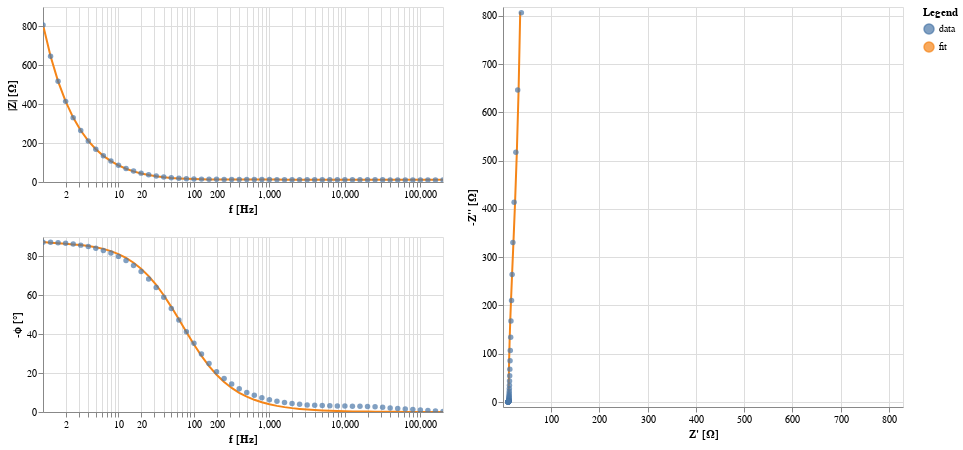

Here is the notebook cell this chart was saved with:
### Code cell
import matplotlib.pyplot as plt

circuit.plot(f_data=frequencies, Z_data=Z)
#circuit.plot(f_data=frequencies, Z_data=Z, kind='bode')
#circuit.plot(f_data=frequencies, Z_data=Z, kind='nyquist')

#plt.show()

### Figure 1 — Vega-Lite specification as saved in the notebook (floating-point values rounded to 4 significant figures)
{"config": {"view": {"continuousWidth": 300, "continuousHeight": 300}, "background": "#FFFFFF"}, "hconcat": [{"vconcat": [{"layer": [{"data": {"name": "data-3e5504fd2e9a25450445904b6e88e85e"}, "mark": {"type": "line"}, "encoding": {"color": {"field": "kind", "type": "nominal"}, "x": {"axis": {"title": "f [Hz]"}, "field": "f", "scale": {"nice": false, "type": "log"}, "type": "quantitative"}, "y": {"axis": {"title": "|Z| [Ω]"}, "field": "mag", "type": "quantitative"}}, "transform": [{"calculate": "sqrt(pow(datum.z_real,2) + pow(datum.z_imag,2))", "as": "mag"}, {"calculate": "-(180/PI)*atan(datum.z_imag/datum.z_real)", "as": "neg_phase"}]}, {"data": {"name": "data-4a82e47c0ecf91b1c3ada82b8cb7298b"}, "mark": {"type": "circle"}, "encoding": {"color": {"field": "kind", "type": "nominal"}, "size": {"condition": {"param": "param_43", "value": 80, "empty": false}, "value": 30}, "x": {"axis": {"title": "f [Hz]"}, "field": "f", "scale": {"nice": false, "type": "log"}, "type": "quantitative"}, "y": {"axis": {"title": "|Z| [Ω]"}, "field": "mag", "type": "quantitative"}}, "name": "view_43", "transform": [{"calculate": "sqrt(pow(datum.z_real,2) + pow(datum.z_imag,2))", "as": "mag"}, {"calculate": "-(180/PI)*atan(datum.z_imag/datum.z_real)", "as": "neg_phase"}]}], "height": 175.0, "width": 400}, {"layer": [{"data": {"name": "data-3e5504fd2e9a25450445904b6e88e85e"}, "mark": {"type": "line"}, "encoding": {"color": {"field": "kind", "type": "nominal"}, "x": {"axis": {"title": "f [Hz]"}, "field": "f", "scale": {"nice": false, "type": "log"}, "type": "quantitative"}, "y": {"axis": {"title": "-ϕ [°]"}, "field": "neg_phase", "type": "quantitative"}}, "transform": [{"calculate": "sqrt(pow(datum.z_real,2) + pow(datum.z_imag,2))", "as": "mag"}, {"calculate": "-(180/PI)*atan(datum.z_imag/datum.z_real)", "as": "neg_phase"}]}, {"data": {"name": "data-4a82e47c0ecf91b1c3ada82b8cb7298b"}, "mark": {"type": "circle"}, "encoding": {"color": {"field": "kind", "type": "nominal"}, "size": {"condition": {"param": "param_43", "value": 80, "empty": false}, "value": 30}, "x": {"axis": {"title": "f [Hz]"}, "field": "f", "scale": {"nice": false, "type": "log"}, "type": "quantitative"}, "y": {"axis": {"title": "-ϕ [°]"}, "field": "neg_phase", "type": "quantitative"}}, "name": "view_44", "transform": [{"calculate": "sqrt(pow(datum.z_real,2) + pow(datum.z_imag,2))", "as": "mag"}, {"calculate": "-(180/PI)*atan(datum.z_imag/datum.z_real)", "as": "neg_phase"}]}], "height": 175.0, "width": 400}]}, {"layer": [{"data": {"name": "data-3e5504fd2e9a25450445904b6e88e85e"}, "mark": {"type": "line"}, "encoding": {"color": {"field": "kind", "type": "nominal"}, "x": {"axis": {"title": "Z' [Ω]"}, "field": "z_real", "scale": {"domain": [10.75, 818.8], "nice": false, "padding": 5}, "type": "quantitative"}, "y": {"axis": {"title": "-Z'' [Ω]"}, "field": "neg_z_imag", "scale": {"domain": [0.004234, 808.0], "nice": false, "padding": 5}, "type": "quantitative"}}, "transform": [{"calculate": "-datum.z_imag", "as": "neg_z_imag"}]}, {"data": {"name": "data-4a82e47c0ecf91b1c3ada82b8cb7298b"}, "mark": {"type": "circle"}, "encoding": {"color": {"field": "kind", "legend": {"title": "Legend"}, "type": "nominal"}, "size": {"condition": {"param": "param_43", "value": 80, "empty": false}, "value": 30}, "x": {"axis": {"title": "Z' [Ω]"}, "field": "z_real", "scale": {"domain": [10.75, 818.8], "nice": false, "padding": 5}, "type": "quantitative"}, "y": {"axis": {"title": "-Z'' [Ω]"}, "field": "neg_z_imag", "scale": {"domain": [0.004234, 808.0], "nice": false, "padding": 5}, "type": "quantitative"}}, "name": "view_45", "transform": [{"calculate": "-datum.z_imag", "as": "neg_z_imag"}]}], "height": 400, "width": 400}], "params": [{"name": "param_43", "select": {"type": "point", "fields": ["f"], "nearest": true, "on": "mouseover"}, "views": ["view_43", "view_44", "view_45"]}, {"name": "param_45", "select": {"type": "interval", "encodings": ["x", "y"]}, "bind": "scales", "views": ["view_43", "view_44"]}, {"name": "param_44", "select": {"type": "interval", "encodings": ["x", "y"]}, "bind": "scales", "views": ["view_45"]}], "$schema": "https://vega.github.io/schema/vega-lite/v5.17.0.json", "datasets": {"data-3e5504fd2e9a25450445904b6e88e85e": [{"f": 1.0, "z_real": 36.07, "z_imag": -808.0, "kind": "fit", "fmt": "-"}, {"f": 1.26, "z_real": 32.68, "z_imag": -645.5, "kind": "fit", "fmt": "-"}, {"f": 1.585, "z_real": 29.05, "z_imag": -516.8, "kind": "fit", "fmt": "-"}, {"f": 1.995, "z_real": 25.38, "z_imag": -413.5, "kind": "fit", "fmt": "-"}, {"f": 2.511, "z_real": 22.02, "z_imag": -330.7, "kind": "fit", "fmt": "-"}, {"f": 3.163, "z_real": 19.19, "z_imag": -264.0, "kind": "fit", "fmt": "-"}, {"f": 3.982, "z_real": 17.0, "z_imag": -210.6, "kind": "fit", "fmt": "-"}, {"f": 5.014, "z_real": 15.41, "z_imag": -167.8, "kind": "fit", "fmt": "-"}, {"f": 6.311, "z_real": 14.3, "z_imag": -133.6, "kind": "fit", "fmt": "-"}, {"f": 7.948, "z_real": 13.56, "z_imag": -106.3, "kind": "fit", "fmt": "-"}, {"f": 10.0, "z_real": 13.07, "z_imag": -84.51, "kind": "fit", "fmt": "-"}, {"f": 12.6, "z_real": 12.75, "z_imag": -67.13, "kind": "fit", "fmt": "-"}, {"f": 15.86, "z_real": 12.55, "z_imag": -53.37, "kind": "fit", "fmt": "-"}, {"f": 19.97, "z_real": 12.42, "z_imag": -42.39, "kind": "fit", "fmt": "-"}, {"f": 25.14, "z_real": 12.34, "z_imag": -33.68, "kind": "fit", "fmt": "-"}, {"f": 31.65, "z_real": 12.29, "z_imag": -26.75, "kind": "fit", "fmt": "-"}, {"f": 39.83, "z_real": 12.25, "z_imag": -21.26, "kind": "fit", "fmt": "-"}, {"f": 50.14, "z_real": 12.23, "z_imag": -16.89, "kind": "fit", "fmt": "-"}, {"f": 63.16, "z_real": 12.22, "z_imag": -13.41, "kind": "fit", "fmt": "-"}, {"f": 79.52, "z_real": 12.21, "z_imag": -10.65, "kind": "fit", "fmt": "-"}, {"f": 100.1, "z_real": 12.21, "z_imag": -8.46, "kind": "fit", "fmt": "-"}, {"f": 126.0, "z_real": 12.2, "z_imag": -6.72, "kind": "fit", "fmt": "-"}, {"f": 158.6, "z_real": 12.2, "z_imag": -5.338, "kind": "fit", "fmt": "-"}, {"f": 199.7, "z_real": 12.2, "z_imag": -4.241, "kind": "fit", "fmt": "-"}, {"f": 251.5, "z_real": 12.2, "z_imag": -3.367, "kind": "fit", "fmt": "-"}, {"f": 316.5, "z_real": 12.2, "z_imag": -2.675, "kind": "fit", "fmt": "-"}, {"f": 398.6, "z_real": 12.2, "z_imag": -2.125, "kind": "fit", "fmt": "-"}, {"f": 501.8, "z_real": 12.2, "z_imag": -1.688, "kind": "fit", "fmt": "-"}, {"f": 631.8, "z_real": 12.2, "z_imag": -1.34, "kind": "fit", "fmt": "-"}, {"f": 795.3, "z_real": 12.2, "z_imag": -1.065, "kind": "fit", "fmt": "-"}, {"f": 1002.0, "z_real": 12.2, "z_imag": -0.8455, "kind": "fit", "fmt": "-"}, {"f": 1260.0, "z_real": 12.2, "z_imag": -0.6719, "kind": "fit", "fmt": "-"}, {"f": 1588.0, "z_real": 12.2, "z_imag": -0.5334, "kind": "fit", "fmt": "-"}, {"f": 1998.0, "z_real": 12.2, "z_imag": -0.4238, "kind": "fit", "fmt": "-"}, {"f": 2516.0, "z_real": 12.2, "z_imag": -0.3366, "kind": "fit", "fmt": "-"}, {"f": 3168.0, "z_real": 12.2, "z_imag": -0.2673, "kind": "fit", "fmt": "-"}, {"f": 3986.0, "z_real": 12.2, "z_imag": -0.2124, "kind": "fit", "fmt": "-"}, {"f": 5022.0, "z_real": 12.2, "z_imag": -0.1686, "kind": "fit", "fmt": "-"}, {"f": 6323.0, "z_real": 12.2, "z_imag": -0.1339, "kind": "fit", "fmt": "-"}, {"f": 7960.0, "z_real": 12.2, "z_imag": -0.1064, "kind": "fit", "fmt": "-"}, {"f": 10020.0, "z_real": 12.2, "z_imag": -0.08451, "kind": "fit", "fmt": "-"}, {"f": 12610.0, "z_real": 12.2, "z_imag": -0.06716, "kind": "fit", "fmt": "-"}, {"f": 15880.0, "z_real": 12.2, "z_imag": -0.05334, "kind": "fit", "fmt": "-"}, {"f": 20000.0, "z_real": 12.2, "z_imag": -0.04235, "kind": "fit", "fmt": "-"}, {"f": 25170.0, "z_real": 12.2, "z_imag": -0.03364, "kind": "fit", "fmt": "-"}, {"f": 31690.0, "z_real": 12.2, "z_imag": -0.02673, "kind": "fit", "fmt": "-"}, {"f": 39890.0, "z_real": 12.2, "z_imag": -0.02123, "kind": "fit", "fmt": "-"}, {"f": 50220.0, "z_real": 12.2, "z_imag": -0.01686, "kind": "fit", "fmt": "-"}, {"f": 63230.0, "z_real": 12.2, "z_imag": -0.01339, "kind": "fit", "fmt": "-"}, {"f": 79610.0, "z_real": 12.2, "z_imag": -0.01064, "kind": "fit", "fmt": "-"}, {"f": 100200.0, "z_real": 12.2, "z_imag": -0.008449, "kind": "fit", "fmt": "-"}, {"f": 126200.0, "z_real": 12.2, "z_imag": -0.006711, "kind": "fit", "fmt": "-"}, {"f": 158900.0, "z_real": 12.2, "z_imag": -0.005331, "kind": "fit", "fmt": "-"}, {"f": 200000.0, "z_real": 12.2, "z_imag": -0.004234, "kind": "fit", "fmt": "-"}], "data-4a82e47c0ecf91b1c3ada82b8cb7298b": [{"f": 1.0, "z_real": 38.4, "z_imag": -806.2, "kind": "data", "fmt": "o"}, {"f": 1.26, "z_real": 30.88, "z_imag": -646.3, "kind": "data", "fmt": "o"}, {"f": 1.585, "z_real": 27.02, "z_imag": -517.5, "kind": "data", "fmt": "o"}, {"f": 1.995, "z_real": 23.44, "z_imag": -414.0, "kind": "data", "fmt": "o"}, {"f": 2.511, "z_real": 20.89, "z_imag": -330.4, "kind": "data", "fmt": "o"}, {"f": 3.163, "z_real": 19.3, "z_imag": -264.0, "kind": "data", "fmt": "o"}, {"f": 3.982, "z_real": 18.09, "z_imag": -210.3, "kind": "data", "fmt": "o"}, {"f": 5.014, "z_real": 16.9, "z_imag": -167.9, "kind": "data", "fmt": "o"}, {"f": 6.311, "z_real": 16.33, "z_imag": -134.0, "kind": "data", "fmt": "o"}, {"f": 7.948, "z_real": 15.52, "z_imag": -106.9, "kind": "data", "fmt": "o"}, {"f": 10.0, "z_real": 15.01, "z_imag": -85.39, "kind": "data", "fmt": "o"}, {"f": 12.6, "z_real": 14.56, "z_imag": -68.11, "kind": "data", "fmt": "o"}, {"f": 15.86, "z_real": 14.27, "z_imag": -54.44, "kind": "data", "fmt": "o"}, {"f": 19.97, "z_real": 13.94, "z_imag": -43.43, "kind": "data", "fmt": "o"}, {"f": 25.14, "z_real": 13.73, "z_imag": -34.68, "kind": "data", "fmt": "o"}, {"f": 31.65, "z_real": 13.5, "z_imag": -27.73, "kind": "data", "fmt": "o"}, {"f": 39.83, "z_real": 13.35, "z_imag": -22.18, "kind": "data", "fmt": "o"}, {"f": 50.14, "z_real": 13.22, "z_imag": -17.72, "kind": "data", "fmt": "o"}, {"f": 63.16, "z_real": 13.11, "z_imag": -14.21, "kind": "data", "fmt": "o"}, {"f": 79.52, "z_real": 13.0, "z_imag": -11.4, "kind": "data", "fmt": "o"}, {"f": 100.1, "z_real": 12.92, "z_imag": -9.152, "kind": "data", "fmt": "o"}, {"f": 126.0, "z_real": 12.84, "z_imag": -7.364, "kind": "data", "fmt": "o"}, {"f": 158.6, "z_real": 12.76, "z_imag": -5.942, "kind": "data", "fmt": "o"}, {"f": 199.7, "z_real": 12.7, "z_imag": -4.812, "kind": "data", "fmt": "o"}, {"f": 251.5, "z_real": 12.63, "z_imag": -3.921, "kind": "data", "fmt": "o"}, {"f": 316.5, "z_real": 12.57, "z_imag": -3.214, "kind": "data", "fmt": "o"}, {"f": 398.6, "z_real": 12.5, "z_imag": -2.654, "kind": "data", "fmt": "o"}, {"f": 501.8, "z_real": 12.43, "z_imag": -2.212, "kind": "data", "fmt": "o"}, {"f": 631.8, "z_real": 12.36, "z_imag": -1.867, "kind": "data", "fmt": "o"}, {"f": 795.3, "z_real": 12.28, "z_imag": -1.575, "kind": "data", "fmt": "o"}, {"f": 1002.0, "z_real": 12.22, "z_imag": -1.345, "kind": "data", "fmt": "o"}, {"f": 1260.0, "z_real": 12.15, "z_imag": -1.179, "kind": "data", "fmt": "o"}, {"f": 1588.0, "z_real": 12.08, "z_imag": -1.035, "kind": "data", "fmt": "o"}, {"f": 1998.0, "z_real": 12.01, "z_imag": -0.909, "kind": "data", "fmt": "o"}, {"f": 2516.0, "z_real": 11.94, "z_imag": -0.8241, "kind": "data", "fmt": "o"}, {"f": 3168.0, "z_real": 11.87, "z_imag": -0.7555, "kind": "data", "fmt": "o"}, {"f": 3986.0, "z_real": 11.8, "z_imag": -0.7043, "kind": "data", "fmt": "o"}, {"f": 5022.0, "z_real": 11.74, "z_imag": -0.6781, "kind": "data", "fmt": "o"}, {"f": 6323.0, "z_real": 11.67, "z_imag": -0.6446, "kind": "data", "fmt": "o"}, {"f": 7960.0, "z_real": 11.58, "z_imag": -0.6314, "kind": "data", "fmt": "o"}, {"f": 10020.0, "z_real": 11.5, "z_imag": -0.6118, "kind": "data", "fmt": "o"}, {"f": 12610.0, "z_real": 11.4, "z_imag": -0.6, "kind": "data", "fmt": "o"}, {"f": 15880.0, "z_real": 11.31, "z_imag": -0.5778, "kind": "data", "fmt": "o"}, {"f": 20000.0, "z_real": 11.22, "z_imag": -0.5479, "kind": "data", "fmt": "o"}, {"f": 25170.0, "z_real": 11.12, "z_imag": -0.5141, "kind": "data", "fmt": "o"}, {"f": 31690.0, "z_real": 11.03, "z_imag": -0.4681, "kind": "data", "fmt": "o"}, {"f": 39890.0, "z_real": 10.96, "z_imag": -0.4027, "kind": "data", "fmt": "o"}, {"f": 50220.0, "z_real": 10.91, "z_imag": -0.3534, "kind": "data", "fmt": "o"}, {"f": 63230.0, "z_real": 10.86, "z_imag": -0.2983, "kind": "data", "fmt": "o"}, {"f": 79610.0, "z_real": 10.82, "z_imag": -0.2432, "kind": "data", "fmt": "o"}, {"f": 100200.0, "z_real": 10.79, "z_imag": -0.1914, "kind": "data", "fmt": "o"}, {"f": 126200.0, "z_real": 10.78, "z_imag": -0.1498, "kind": "data", "fmt": "o"}, {"f": 158900.0, "z_real": 10.76, "z_imag": -0.1058, "kind": "data", "fmt": "o"}, {"f": 200000.0, "z_real": 10.75, "z_imag": -0.05437, "kind": "data", "fmt": "o"}]}}
